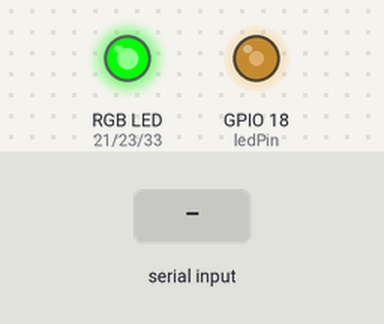
The sketch below on a simulated ESP32. Parts: an RGB LED mixed from three pins (HIGH = lit), output pins drawn as LEDs (lit = HIGH). The inputs (shaded band) are chosen by the test bench. I2S audio is not simulated (input reads silence); nothing arrives over Bluetooth unless stated; what the sketch prints to the serial monitor is not drawn.

Above: at 1.2 s.
1.3 s: "F\n" received over the second serial link
2.8 s: "R\n" received over the second serial link
4.3 s: "1\n" received over the second serial link
Timing chart, 0 to 7.3 s (numbered marks = the images above; inputs shaded):
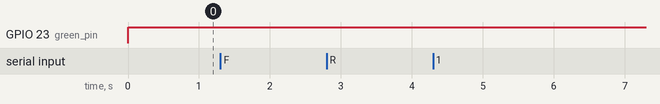

The sketch:

ESP1.ino
```cpp
//basic imports
#include "Arduino.h"
#include "BluetoothSerial.h"
#include <utility>
#include <queue>

//our imports
#include "Audio.h"
#include "Bluetooth.h"
#include "IO.h"
#include "UART.h"

#if !defined(CONFIG_BT_ENABLED) || !defined(CONFIG_BLUEDROID_ENABLED)
#error Bluetooth is not enabled! Please run `make menuconfig` to and enable it
#endif
#define RX 12
#define TX 27

// define SerialBT object from the library

using IntPair = std::pair<int, int>;

TaskHandle_t audio_task_handle = NULL;
TaskHandle_t bluetooth_task_handle = NULL;
TaskHandle_t io_task_handle = NULL;
TaskHandle_t uart_task_handle = NULL;

// define queue objects for pipelining data between tasks
std::queue<int> audio_q; // queue for storing audio data
std::queue<IntPair> command_queue;
BluetoothSerial SerialBT;
SoftwareSerial SwSerial(RX, TX); // 14, 12 on pins


//define any state variables that need to be shared between tasks
int state = 0; // IDLE -> 0, RUNNING -> 1, ERROR -> 2
IntPair current_position = std::make_pair(0, 0); // x, y position of the robot

// object definitions for everything in hardware
Audio audio = Audio(state, audio_q);
UART_Handler uart(state, command_queue, current_position, SwSerial);
BluetoothController bluetooth_controller = BluetoothController(state, audio_q, command_queue, SerialBT, current_position);
IO io = IO(state);


// we should create a wrapper for every task that we create as the method cannot be directly passed to the task handler (id really get this)
void audioMainWrapper(void *pvParameters) { // NULL is passed no matter what, so we have to require something even if its unused
      while(1) { // we want to run this task forever!!!!
        audio.main(); // call the proper lidar method that we can't pass to xTaskCreate
        // if you were using input parameters, you could do it by using:
        // int *pValue = (int*)pvParameters
        // this creates a pointer and casts the input as that type to save it
        vTaskDelay(100); // THIS IS NECESSARY WE WANT THIS TASK TO GO FOREVER BUT HAVE A DELAY
      }
  }

void bluetoothMainWrapper(void *pvParameters) {
  while (1) {
    bluetooth_controller.main();
    vTaskDelay(10);
  }
}

void ioMainWrapper(void *pvParameters) {
  while (1) {
    io.main();
    vTaskDelay(500);
  }
}

void uartMainWrapper(void *pvParameters) {
  while (1) {
    uart.main();
    vTaskDelay(10);
  }
}

void setup() {
  //task handlers for tasks
  Serial.begin(115200);
  if (!SerialBT.begin("CSTAR Robot")) {
        Serial.println("An error occurred initializing Bluetooth");
    } else {
        Serial.println("Bluetooth initialized");
    }

  // put your setup code here, to run once:
  pinMode(RX, INPUT);
  pinMode(TX, OUTPUT);

  // create all tasks!!!!

  //audio task
  xTaskCreatePinnedToCore(
    audioMainWrapper,          // Task function, in this case object.method
    "Audio Main Task",    // Name of the task (for debugging)
    1000,               // Stack size (bytes)
    NULL,               // Task input parameter
    1,                  // Priority of the task
    &audio_task_handle,       // Task handle
    1                   // Core where the task should run
  );

  //bluetooth task
  xTaskCreatePinnedToCore(
     bluetoothMainWrapper,          // Task function, in this case object.method
    "Bluetooth Main Task",    // Name of the task (for debugging)
    1000,               // Stack size (bytes)
    NULL,               // Task input parameter
    1,                  // Priority of the task
    &bluetooth_task_handle,       // Task handle
    4                   // Core where the task should run
  );

  //IO task
  xTaskCreatePinnedToCore(
    ioMainWrapper,          // Task function, in this case object.method
    "IO Main Task",    // Name of the task (for debugging)
    1000,               // Stack size (bytes)
    NULL,               // Task input parameter
    0,                  // Priority of the task
    &io_task_handle,       // Task handle
    0                   // Core where the task should run
  );

  //UART task
  xTaskCreatePinnedToCore(
    uartMainWrapper,          // Task function, in this case object.method
    "UART Main Task",    // Name of the task (for debugging)
    1000,               // Stack size (bytes)
    NULL,               // Task input parameter
    0,                  // Priority of the task
    &uart_task_handle,       // Task handle
    4                   // Core where the task should run
  );


}


void loop() { // we're not putting things here are we are using FreeRTOS
}
```

Audio.cpp
```cpp
#include "Audio.h" // make sure to include header !!!
#include <Arduino.h>

#include "driver/i2s.h"
#include <queue>
#include <utility>


Audio::Audio(int& state, std::queue<int>& audio_queue) :
    state(state),
    audio_queue(audio_queue) { //changing initialization
  // this->audio_queue = audio_queue;

  static const i2s_port_t i2s_num = I2S_NUM_0;

  static const i2s_config_t i2s_config = { //i2s_driver_config_t
    .mode = (i2s_mode_t)(I2S_MODE_MASTER | I2S_MODE_RX),
    .sample_rate = 44100,
    .bits_per_sample = I2S_BITS_PER_SAMPLE_24BIT,
    .channel_format = I2S_CHANNEL_FMT_RIGHT_LEFT,
    .communication_format = (i2s_comm_format_t)(I2S_COMM_FORMAT_I2S | I2S_COMM_FORMAT_I2S_MSB),
    .intr_alloc_flags = ESP_INTR_FLAG_LEVEL1,       // high interrupt priority
    .dma_buf_count = 8,                             // 8 buffers
    .dma_buf_len = 1024,                            // 1K per buffer, so 8K of buffer space
    .use_apll=0,
    .tx_desc_auto_clear= true,
    .fixed_mclk=-1
  };

  static const i2s_pin_config_t pin_config = {
    .bck_io_num = 19,                                 // The bit clock connectiom, goes to pin 27 of ESP32 1 BCLK
    .ws_io_num = 14,                                  // Word select, also known as word select or left right clock 26 2 LRCK
    .data_out_num = I2S_PIN_NO_CHANGE,                               // Data out from the ESP32, connect to DIN on 38357A 25 3 I2S_PIN_NO_CHANGE
    .data_in_num = 26                                 // we are not interested in I2S data into the ESP32 I2S_PIN_NO_CHANGE SDTO 25
  };

  // Serial.begin(9600);
  i2s_driver_install(i2s_num, &i2s_config, 0, NULL);        // ESP32 will allocated resources to run I2S
  i2s_set_pin(i2s_num, &pin_config);                        // Tell it the pins you will be using

  // Define the LEDC channel and pin
  const int ledPin = 18; // GPIO pin connected to the LED or other PWM device
  const int ledChannel = 0; // LEDC channel (0-15)

  // Setup PWM properties
  const int freq = 40000; // Frequency in Hertz (40 kHz is high but still common)
  const int resolution = 8; // Resolution in bits (1-16, 8 bits gives 0-255 range for duty cycle)

  // Configure LED PWM functionalitites
  ledcSetup(ledChannel, freq, resolution);

  // Attach the channel to the GPIO to be controlled
  ledcAttachPin(ledPin, ledChannel);

  // Set the duty cycle (0-255) due to 8-bit resolution
  ledcWrite(ledChannel, 127); // 50% duty cycle

}

// void subtract(int int1, int int2) {
//   int2-0.5*int1;
// }

void Audio::main() {
  static const i2s_port_t i2s_num = I2S_NUM_0;
  // Implement your function here
  uint32_t audioData; // Assuming you're reading 24-bit samples
  size_t bytesRead;
  analogWrite(18, 128);
  i2s_read(i2s_num, &audioData, sizeof(audioData), &bytesRead, portMAX_DELAY);

  // put a value in the queue
  if (audioData!= 0) {
    audioData = value;
  }
  audio_queue.push(value);
  value++;
}
```

Audio.h
```cpp
#ifndef Audio_h //required to ensure no cicular imports
#define Audio_h

#include "Arduino.h"

#include <queue>
#include <utility>

class Audio {
  public:
    Audio(int& state, std::queue<int>& audio_queue); // takes in audio queue to put audio data into
     //define all methods
    void main();
    int& state;
    std::queue<int>& audio_queue;
    int value = 0;

};

#endif
```

Bluetooth.cpp
```cpp
#include "Bluetooth.h" // make sure to include header !!!
#include <Arduino.h>
#include "BluetoothSerial.h"

#include <utility>
#include <queue>

using IntPair = std::pair<int, int>;


BluetoothController::BluetoothController(int&state, std::queue<int>& audio_queue, std::queue<IntPair>& command_queue, BluetoothSerial& btSerial, IntPair &current_position) :
    state(state),  // directly assign these variables to attributes
    audio_queue(audio_queue),
    command_queue(command_queue),
    SerialBT(btSerial),
    current_position(current_position){
        Serial.print("Bluetooth 1");
      #if !defined(CONFIG_BT_ENABLED) || !defined(CONFIG_BLUEDROID_ENABLED)
      #error Bluetooth is not enabled! Please run `make menuconfig` to and enable it
      #endif

    //any other init goes here
}

void BluetoothController::main() {
  Serial.println("Bluetooth working");

  // if there is data available over Bluetooth
  // read the data and add it to the command queue
  if (SerialBT.available()) { // this should be changed to adding actual commands into the queue
    char command = SerialBT.read();
    Serial.println(command);
    switch(command) {
      case 'F':
        // add the command to the queue
        command_queue.push(std::make_pair(0, 0));
        Serial.println("Pushing F");
        break;
      case 'R':
        command_queue.push(std::make_pair(1, 0));
        Serial.println("Pushing R");
        break;
    }
  }

  // stream current position over bluetooth
  SerialBT.print("Current Position: ");
  SerialBT.print(current_position.first);
  SerialBT.print(", ");
  SerialBT.print(current_position.second);
  SerialBT.print("\n");


  // int audioValue;
  // int xValue;
  // int yValue;
  // String finalString;
  // String audioStr;
  // while (!(audio_queue.empty()) && !(position_queue.empty())) {
  //   //while loop that adds value from audio queue into a string till queue is empty
  //   while(!(audio_queue.empty())) {
  //     audioStr.concat(String(audio_queue.front()));
  //     audio_queue.pop();
  //     audioStr.concat(", ");
  //   }
  //   //adding audio and position to one long string
  //   //NEED TO FIX GETTING POSITION DATA
  //   finalString.concat(audioStr);
  //   finalString.concat(String(position_queue.front().first));
  //   position_queue.pop();
  //   finalString.concat(", ");
  //   finalString.concat(String(position_queue.front().second));
  //   position_queue.pop();

  //   SerialBT.print(finalString);

  //   finalString = "";
  //   audioStr = "";
  //}
  //update the state of the robot where 0 = IDLE, 1 = RUNNING, 2 = ERROR
  state = 1;
}
```

Bluetooth.h
```cpp
#ifndef Bluetooth_h //required to ensure no cicular imports
#define Bluetooth_h

#include "Arduino.h"

#include "BluetoothSerial.h"
#include <utility>
#include <queue>

using IntPair = std::pair<int, int>;

class BluetoothController {
    public:
    BluetoothController(int& state, std::queue<int>& audio_queue, std::queue<IntPair>& command_queue, BluetoothSerial& btSerial, IntPair &current_position); // takes in audio queue to put audio data into
     //define all methods
    void main();
    int& state;
    std::queue<int>& audio_queue;
    std::queue<IntPair>& command_queue;
    BluetoothSerial& SerialBT;
    IntPair &current_position;
};

#endif
```

IO.cpp
```cpp
#include "IO.h" // IO header file
#include <Arduino.h>

// Pin values from MCU Schematic
#define red_pin 21
#define green_pin 23
#define blue_pin 33

// Set colors for the RGB LED
void setYellow() {         // Idle = Yellow
    digitalWrite(red_pin, HIGH);
    digitalWrite(green_pin, HIGH);
    digitalWrite(blue_pin, LOW);
}
void setGreen() {         // Running = Green
    digitalWrite(red_pin, LOW);
    digitalWrite(green_pin, HIGH);
    digitalWrite(blue_pin, LOW);
}
void setRed() {          // Error = Red
    digitalWrite(red_pin, HIGH);
    digitalWrite(green_pin, LOW);
    digitalWrite(blue_pin, LOW);
}
void setBlue() {
  digitalWrite(blue_pin, HIGH);
  digitalWrite(green_pin, LOW);
  digitalWrite(red_pin, LOW);
}


// Enumerate states
enum State{
    IDLE = 0,     // When robot is idle/paused/not moving
    RUNNING = 1,  // When robot is running/moving
    ERROR = 2     // When robot runs into an error/is stopped
};


IO::IO(int& state) :
    state(state) {
  // Initialization code - setup LED pins
  pinMode(blue_pin, OUTPUT);
  pinMode(green_pin, OUTPUT);
  pinMode(red_pin, OUTPUT);
}


void IO::main() {
  Serial.print(state);
  // Implement function
  // Render on the RGB the state of the robot where 0 = IDLE, 1 = RUNNING, 2 = ERROR

      switch(state){
          case IDLE:
              setBlue(); // When idle = set LED to Yellow
              break;

          case RUNNING:
              setGreen();  // When running -> set LED to Green
              break;

          case ERROR:
              setRed();    // When error -> set LED to Red
              break;
      }
}
```

IO.h
```cpp
#ifndef IO_h //required to ensure no cicular imports
#define IO_h

#include "Arduino.h"

class IO {
  public:
    IO(int& state);
    void main();
    int& state;
};

#endif
```

Mic.cpp
```cpp

```

UART.cpp
```cpp
#include "Arduino.h"
#include "UART.h"
#include <utility>
#include <queue>
#include <SoftwareSerial.h>

using Intpair = std::pair<int, int>;


UART_Handler::UART_Handler(int& state, std::queue<IntPair>& command_queue, IntPair &current_position, SoftwareSerial &SwSerial) :
    state(state),
    command_queue(command_queue),
    current_position(current_position),
    SwSerial(SwSerial){
  // Initialization code - setup UART pins
  //definitions

    SwSerial.begin(9600);
}

void UART_Handler::main() {
  // check to see if there is any data available on the command queue
  if (!command_queue.empty()) {
    // get the next command from the queue
    IntPair command = command_queue.front();
    command_queue.pop();
    // send the command to the robot
    switch(command.first) {
      case 0:
        // send a UART message over SWSerial
        Serial.println("sending F");
        SwSerial.write('F');
        break;
      case 1:
        Serial.println("sending R");
        SwSerial.write('R');
        break;
    }
  }
}
```

UART.h
```cpp
#ifndef UART_h //required to ensure no cicular imports
#define UART_h
#include <utility>
#include <queue>
#include "Arduino.h"
#include <SoftwareSerial.h>
using IntPair = std::pair<int, int>;

class UART_Handler {
  public:
    UART_Handler(int& state, std::queue<IntPair>& command_queue, IntPair &current_position, SoftwareSerial &SwSerial);
    void main();
    int& state;
    std::queue<IntPair>& command_queue;
    SoftwareSerial &SwSerial;
    IntPair &current_position;
};

#endif
```

Measured:
- after the input at 1.3 s, every drawn part: stays the same
- after the input at 2.8 s, every drawn part: stays the same
- after the input at 4.3 s, every drawn part: stays the same
